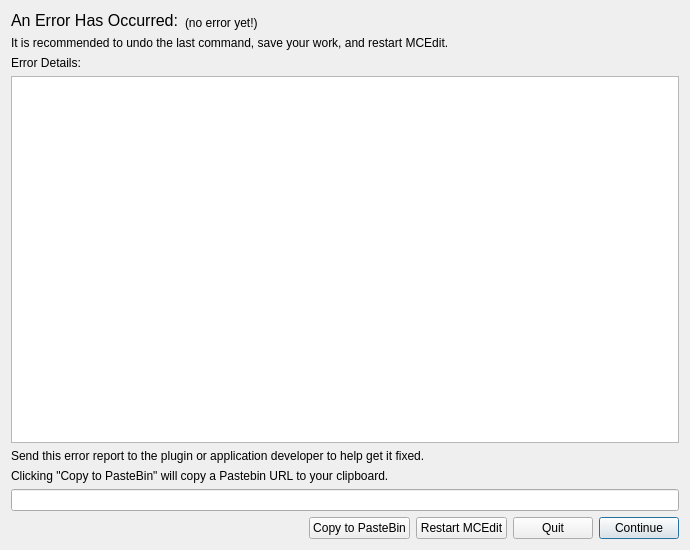
<?xml version="1.0" encoding="UTF-8"?>
<ui version="4.0">
 <class>errorDialog</class>
 <widget class="QDialog" name="errorDialog">
  <property name="geometry">
   <rect>
    <x>0</x>
    <y>0</y>
    <width>690</width>
    <height>550</height>
   </rect>
  </property>
  <property name="windowTitle">
   <string>MCEdit Error</string>
  </property>
  <layout class="QVBoxLayout" name="verticalLayout">
   <item>
    <layout class="QHBoxLayout" name="horizontalLayout_2">
     <item>
      <widget class="QLabel" name="label">
       <property name="text">
        <string>&lt;html&gt;&lt;head/&gt;&lt;body&gt;&lt;p&gt;&lt;span style=&quot; font-size:12pt;&quot;&gt;An Error Has Occurred:&lt;/span&gt;&lt;/p&gt;&lt;/body&gt;&lt;/html&gt;</string>
       </property>
       <property name="textFormat">
        <enum>Qt::RichText</enum>
       </property>
       <property name="scaledContents">
        <bool>false</bool>
       </property>
      </widget>
     </item>
     <item>
      <widget class="QLabel" name="errorDescriptionLabel">
       <property name="sizePolicy">
        <sizepolicy hsizetype="Preferred" vsizetype="Preferred">
         <horstretch>1</horstretch>
         <verstretch>0</verstretch>
        </sizepolicy>
       </property>
       <property name="text">
        <string>(no error yet!)</string>
       </property>
       <property name="alignment">
        <set>Qt::AlignBottom|Qt::AlignLeading|Qt::AlignLeft</set>
       </property>
      </widget>
     </item>
    </layout>
   </item>
   <item>
    <widget class="QLabel" name="restartMCEditLabel">
     <property name="text">
      <string>It is recommended to undo the last command, save your work, and restart MCEdit.</string>
     </property>
    </widget>
   </item>
   <item>
    <widget class="QLabel" name="label_3">
     <property name="text">
      <string>Error Details:</string>
     </property>
    </widget>
   </item>
   <item>
    <widget class="QTextBrowser" name="tracebackView"/>
   </item>
   <item>
    <widget class="QLabel" name="label_4">
     <property name="text">
      <string>Send this error report to the plugin or application developer to help get it fixed. </string>
     </property>
    </widget>
   </item>
   <item>
    <widget class="QLabel" name="copyToPastebinLabel">
     <property name="text">
      <string>Clicking &quot;Copy to PasteBin&quot; will copy a Pastebin URL to your clipboard.</string>
     </property>
    </widget>
   </item>
   <item>
    <widget class="QLineEdit" name="pastebinURLBox">
     <property name="readOnly">
      <bool>true</bool>
     </property>
    </widget>
   </item>
   <item>
    <layout class="QHBoxLayout" name="horizontalLayout">
     <item>
      <spacer name="horizontalSpacer">
       <property name="orientation">
        <enum>Qt::Horizontal</enum>
       </property>
       <property name="sizeHint" stdset="0">
        <size>
         <width>40</width>
         <height>20</height>
        </size>
       </property>
      </spacer>
     </item>
     <item>
      <widget class="QPushButton" name="copyToPastebinButton">
       <property name="text">
        <string>Copy to PasteBin</string>
       </property>
      </widget>
     </item>
     <item>
      <widget class="QPushButton" name="restartMCEditButton">
       <property name="text">
        <string>Restart MCEdit</string>
       </property>
      </widget>
     </item>
     <item>
      <widget class="QPushButton" name="quitMCEditButton">
       <property name="text">
        <string>Quit</string>
       </property>
      </widget>
     </item>
     <item>
      <widget class="QPushButton" name="continueButton">
       <property name="text">
        <string>Continue</string>
       </property>
       <property name="default">
        <bool>true</bool>
       </property>
      </widget>
     </item>
    </layout>
   </item>
  </layout>
 </widget>
 <resources/>
 <connections>
  <connection>
   <sender>continueButton</sender>
   <signal>clicked()</signal>
   <receiver>errorDialog</receiver>
   <slot>accept()</slot>
   <hints>
    <hint type="sourcelabel">
     <x>650</x>
     <y>523</y>
    </hint>
    <hint type="destinationlabel">
     <x>505</x>
     <y>5</y>
    </hint>
   </hints>
  </connection>
 </connections>
</ui>
